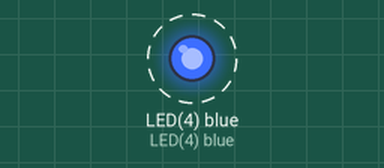
Recording of a program running on a simulated pyboard running MicroPython. Parts: output pins drawn as LEDs (lit = HIGH). Dashed ring = blinking. What the program prints to the serial console is not drawn. At 5.5 s the program stops and its outputs stay as they are.

Above: at 0.2 s.
Timing chart, 0 to 3.0 s (numbered marks = the images above):
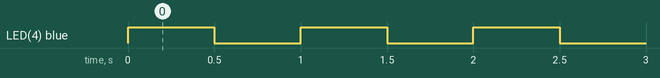

Measured:
- by itself, LED(4) blue: alternates HIGH for 0.50 s and LOW for 0.50 s, 11 changes in all, then stays HIGH

The program:

main_elapsedmillis.py
```python
import pyb

blue = pyb.LED(4)          # LED object

max_count = 10
count = 0
start = pyb.millis()

while count <=10:
    elapsed = pyb.elapsed_millis(start)
    blue.toggle()
    print(count, elapsed)
    count += 1
    pyb.delay(500)  # Delay for 500 ms
```
